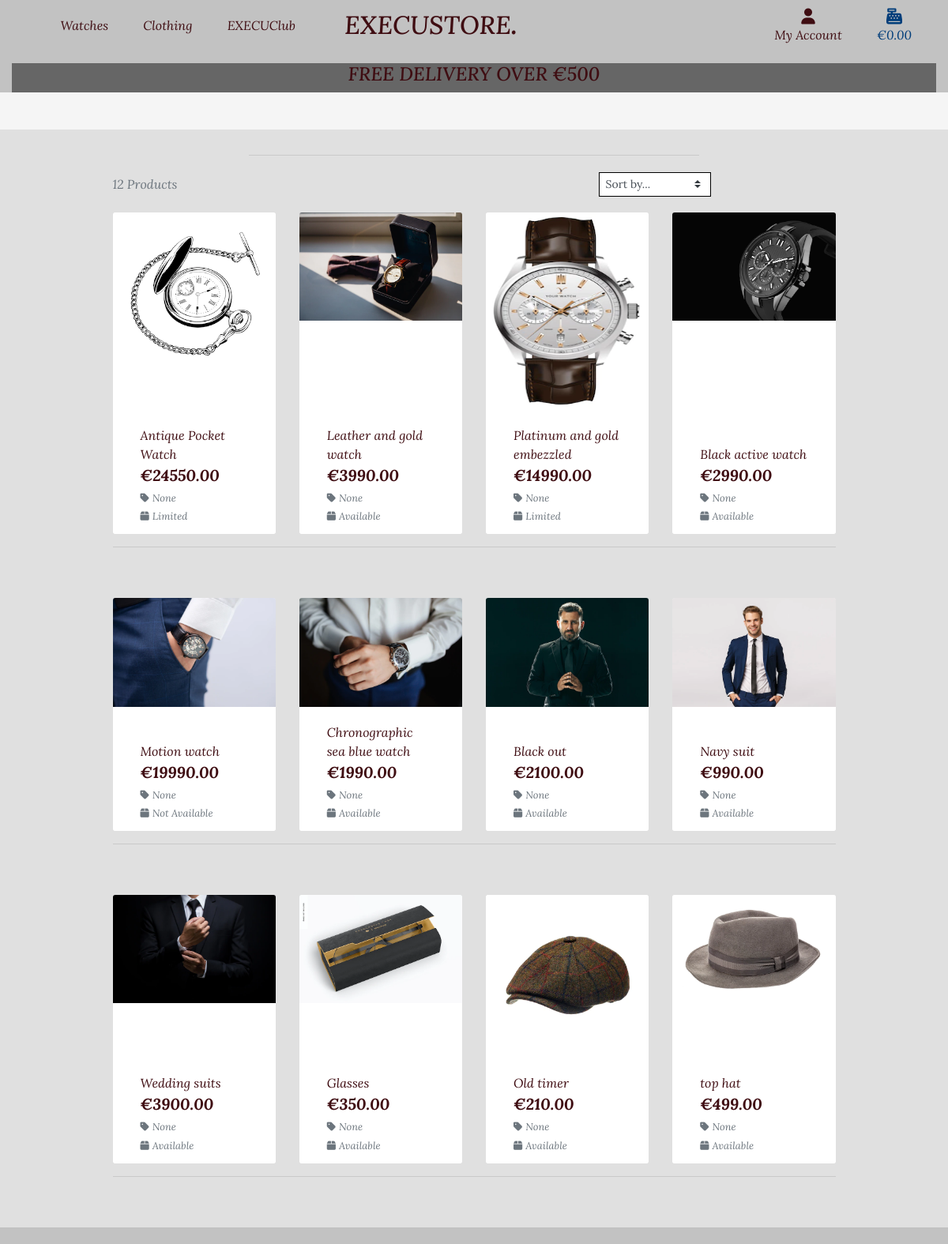
Before: /products/ (upper part) with the older database file.
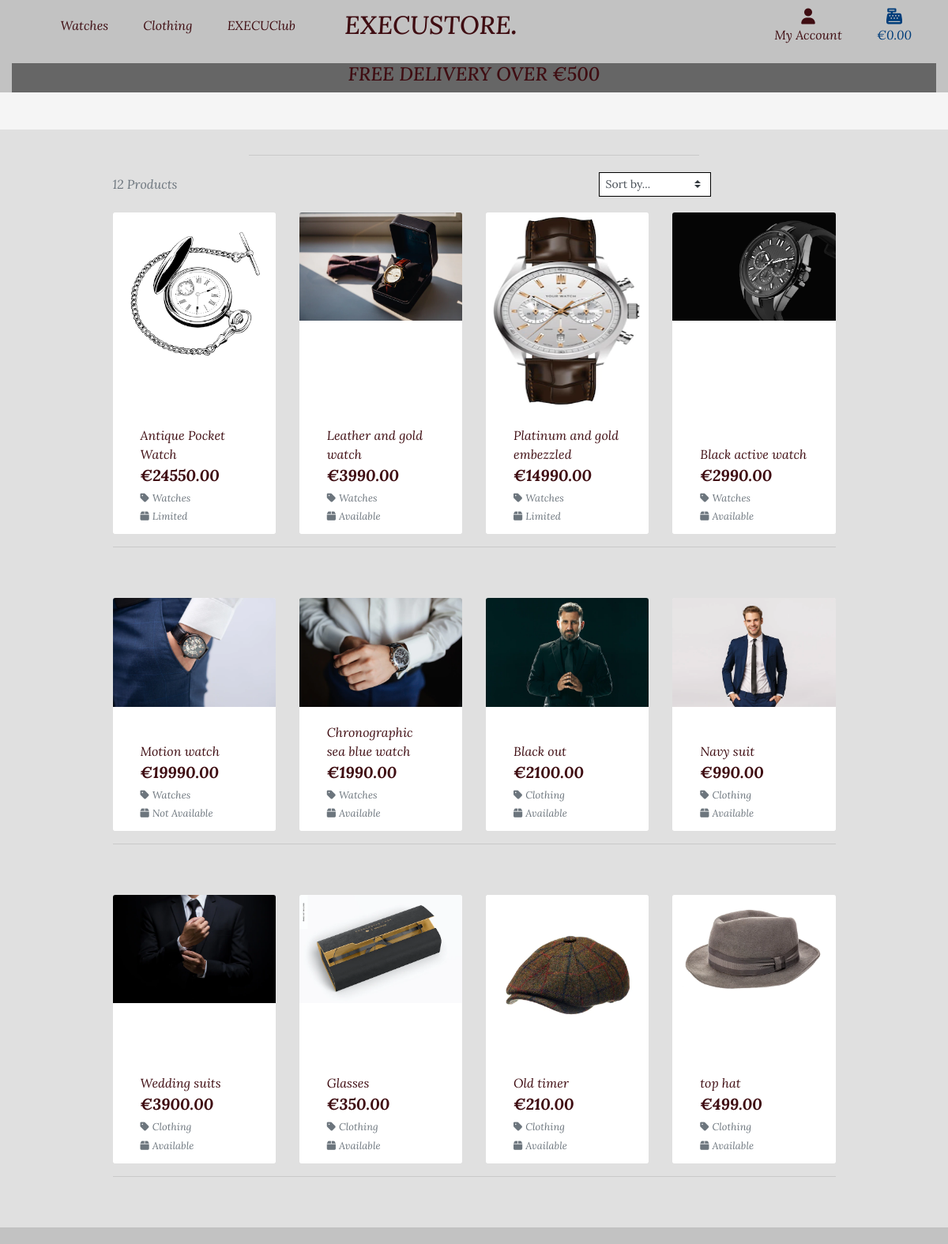
After: the same page with the newer database file.
### products/models.py (models this page shows, shortened)
class Product(models.Model):
    category = models.ForeignKey('Category', null=True, blank=True,
                                 on_delete=models.SET_NULL)
    name = models.CharField(max_length=255)
    product_id = models.CharField(max_length=254, null=True, blank=True)
    description = models.TextField()
    price = models.DecimalField(max_digits=15, decimal_places=2)
    availability = models.CharField(max_length=255)
    image_url = models.URLField(max_length=1024, null=True, blank=True)
    image = models.ImageField(null=True, blank=True)

class Category(models.Model):
    name = models.CharField(max_length=254)
    friendly_name = models.CharField(max_length=254, null=True, blank=True)

### products/views.py (the view, shortened to what this page needs)
# urls.py: path('', views.all_products, name='products'),
def all_products(request):
    product = Product.objects.all()
    query = None
    categories = None
    sort = None
    direction = None
    current_sorting = f'{sort}_{direction}'
    context = {
        'products': product,
        'current_categories': categories,
        'search_term': query,
        'current_sorting': current_sorting,
    }
    product_page = 'products/products.html'
    return render(request, product_page, context)

### bag/contexts.py (called while the page is built, shortened)
def bag_contents(request):
    bag_items = []
    total = 0
    product_count = 0
    bag = request.session.get('bag', {})
    if total < settings.FREE_DELIVERY_THRESHOLD:
        delivery = total * Decimal(settings.STANDARD_DELIVERY_PERCENTAGE / 100)
        free_delivery_delta = settings.FREE_DELIVERY_THRESHOLD - total
    else:
        delivery = 0
        free_delivery_delta = 0
    grand_total = delivery + total
    context = {
        'bag_items': bag_items,
        'total': total,
        'product_count': product_count,
        'delivery': delivery,
        'free_delivery_delta': free_delivery_delta,
        'free_delivery_threshold': settings.FREE_DELIVERY_THRESHOLD,
        'grand_total': grand_total,
    }
    return context

### products/templates/products/products.html (shortened to what this page needs)
{% extends "base.html" %}
{% load static %}
{% block page_header %}
    <div class="container header-container">
    </div>
{% endblock %}
{% block content %}
    <div class="container-fluid backcolor">
        <div class="row">
            <div class="col text-center mt-3">
                <hr class="w-50 mb-1">
            </div>
        </div>
        <div class="row">
            <div class="product-container col-10 offset-1">
                <div class="row mt-1 mb-2">
                    <div class="col-12 col-md-4 my-auto order-md-last d-flex justify-content-right justify-content-md-end">
                        <div class="sort-select-wrapper w-50">
                            <select id="sort-selector" class="custom-select custom-select-sm rounded-0 border border-{% if current_sorting != 'None_None' %}info{% else %}black{% endif %}">
                                <option value="reset" {% if current_sorting == 'None_None' %}selected{% endif %}>Sort by...</option>
                            </select>
                        </div>
                    </div>
                    <div class="col-12 col-md-6 order-md-first">
                        <p class="text-muted mt-3 text-center text-md-left">
                            {{ products|length }} Products{% if search_term %} found for <strong>"{{ search_term }}"</strong>{% endif %}
                        </p>
                    </div>
                </div>
                <div class="row">
                    {% for product in products %}
                        <div class="col-sm-6 col-md-6 col-lg-4 col-xl-3">
                            <div class="card h-100 border-0">
                                <a href="{% url 'product_detail' product.id %}">
                                    <img class="card-img-top img-fluid size" src="{{ product.image.url }}" alt="{{ product.name }}">
                                </a>
                                <div class="card-body pb-0">
                                </div>
                                <div class="card-footer bg-white pt-0 border-0 text-left">
                                    <div class="row">
                                        <div class="col">
                                            <p class="mb-0">{{ product.name }}</p>
                                            <p class="lead mb-0 text-left font-weight-bold">€{{ product.price }}</p>
                                            {% if product.category %}
                                            <p class="small mt-1 mb-0">
                                                <a class="text-muted" href="{% url 'products' %}?category={{ product.category.name }}">
                                                    <i class="fas fa-light fa-tag mr-1"></i>{{ product.category.friendly_name }}
                                                </a>
                                            </p>
                                            {% endif %}
                                            {% if product.availability %}
                                                <small class="text-muted"><i class="fas fa-light fa-box mr-1"></i>{{ product.availability }}</small>
                                            {% else %}
                                                <small class="text-muted">Contact For Availability</small>
                                            {% endif %}
                                        </div>
                                    </div>
                                </div>
                            </div>
                        </div>
                        {% if forloop.counter|divisibleby:4 %}
                            <div class="col-12 d-none d-xl-block mb-5">
                                <hr>
                            </div>
                        {% endif %}
                {% endfor %}
            </div>
        </div>
        </div>
    </div>
{% endblock %}

### templates/base.html (shortened to what this page needs)
{% load static %}
<!doctype html>
<html lang="en">
<head>
    {% block corecss %}
        <link rel="stylesheet" href="https://stackpath.bootstrapcdn.com/bootstrap/4.4.1/css/bootstrap.min.css">
        <link href="//cdn-images.mailchimp.com/embedcode/classic-071822.css" rel="stylesheet" type="text/css">
        <link rel="stylesheet" href="{% static 'css/base.css' %}">
    {% endblock %}
  </head>
  <body>
      <header class="container-fluid fixed-top nav-header">
        <div id="topnav" class="row d-md-flex d-none d-md-block">
          <div class="col-12 col-sm-4 my-auto py-1 py-lg-0 text-center text-lg-left">
            <ul class="list-inline list-unstyled text-center text-lg-right my-0">
              <li class="list-inline-item"><a href="{% url 'products' %}?category=watches" class="nav-link">Watches</a></li>
              <li class="list-inline-item"><a href="{% url 'products' %}?category=clothing" class="nav-link">Clothing</a></li>
              <li class="list-inline-item"><a href="{% url 'blog' %}" class="nav-link">EXECUClub</a></li>
          </ul>
          </div>
          <div class="d-sm-none d-md-block col-12 col-sm-4 my-auto py-1 py-lg-0">
            <a href="{% url 'home' %}" class="nav-link main-logo-link">
              <h2 class="logo-font my-0">EXECUStore<strong>.</strong></h2>
            </a>
          </div>
          <div class="col-12 col-lg-4 my-auto py-1 py-lg-0">
            <ul class="list-inline list-unstyled text-center text-lg-right my-0">
                <li class="list-inline-item dropdown">
                    <a class="text-black nav-link" href="#" id="user-options" data-toggle="dropdown" aria-haspopup="true" aria-expanded="false">
                        <div class="text-center">
                            <div><i class="fas fa-user fa-lg"></i></div>
                            <p class="my-0">My Account</p>
                        </div>
                    </a>
                    </li>
                    <li class="list-inline-item">
                        <a class="{% if grand_total %}text-inform font-weight-bold{% else %}text-inform{% endif %} nav-link" href="{% url 'view_bag' %}">
                            <div class="text-center">
                                <div><i class="fas fa-cash-register fa-lg icon1"></i></div>
                                <p class="my-0">
                                    {% if grand_total %}
                                        €{{ grand_total|floatformat:2 }}
                                    {% else %}
                                        €0.00
                                    {% endif %}
                                </p>
                            </div>
                        </a>
                    </li>
                </ul>
            </div>
        </div>
        <div class="row">
            <nav class="navbar navbar-expand-lg navbar-color w-100">
            </nav>
        </div>
        <div id="delivery-banner" class="row text-center">
            <div class="col bg-color-dark text-color">
                <h4 class="logo-font">Free delivery over €{{ free_delivery_threshold }}</h4>
            </div>
        </div>
    </header>
    {% block page_header %}
    {% endblock %}
    {% block content %}
    {% endblock %}
<footer>
    <div class="info-container h-50">
      <div class="row h-100">
          <div class="col-12 col-md-6 info-style">
          </div>
        <div class="col-12 col-md-6">
            <div class="team-photo">
        <br>
            </div>
        </div>
      </div>
    </div>
</footer>
</body>
</html>

### static/css/base.css (style rules this page uses)
html { height: 100%; }
body { background: url('/media/homepage-image.jpg') no-repeat center center fixed; background-size: cover; color: #3F0D12; font-family: 'Lora'; font-style: italic; box-sizing: border-box; }
.logo-font { text-transform: uppercase; }
.main-logo-link { width: fit-content; }
.border-black { border: 1px solid black !important; }
@media (min-width: 1200px) { .container { max-width: 80%; } }
@media (min-width: 992px) { .header-container { padding-top: 164px; } }
.size { max-height: 250px; }
.text-inform { color: #003D7A !important; }
.text-color { color: #3F0D12 !important; }
.nav-header { background-color: #C2C2C2; color: #3F0D12! important; }
.nav-link { color: #3F0D12; }
.main-logo-link { font-family: 'Lora', sans-serif; font-weight: 500; color: #3F0D12! important; }
.bg-color-dark { background-color: #666666; }
.navbar-color { background-color: #C2C2C2; }
.backcolor { background-color: #E0E0E0; }
.info-container { background-color: #C2C2C2; height: fit-content ; }
.info-style { padding: 6rem; font-weight: 300; }
footer { margin-top: auto; }
.team-photo { padding: 1.5rem; align-items: center; }
.icon1 { color: #003D7A; }
.row { margin: 0; }

Changed rows visible on the page:
changed through a linked row, Product "Antique Pocket Watch": category.friendly_name "None" → "Watches"
changed through a linked row, Product "Leather and gold watch": category.friendly_name "None" → "Watches"
changed through a linked row, Product "Platinum and gold embezzled": category.friendly_name "None" → "Watches"
changed through a linked row, Product "Black active watch": category.friendly_name "None" → "Watches"
changed through a linked row, Product "Motion watch": category.friendly_name "None" → "Watches"
changed through a linked row, Product "Chronographic sea blue watch": category.friendly_name "None" → "Watches"
changed through a linked row, Product "Black out": category.friendly_name "None" → "Clothing"
changed through a linked row, Product "Navy suit": category.friendly_name "None" → "Clothing"
changed through a linked row, Product "Wedding suits": category.friendly_name "None" → "Clothing"
changed through a linked row, Product "Glasses": category.friendly_name "None" → "Clothing"
changed through a linked row, Product "Old timer": category.friendly_name "None" → "Clothing"
changed through a linked row, Product "top hat": category.friendly_name "None" → "Clothing"
